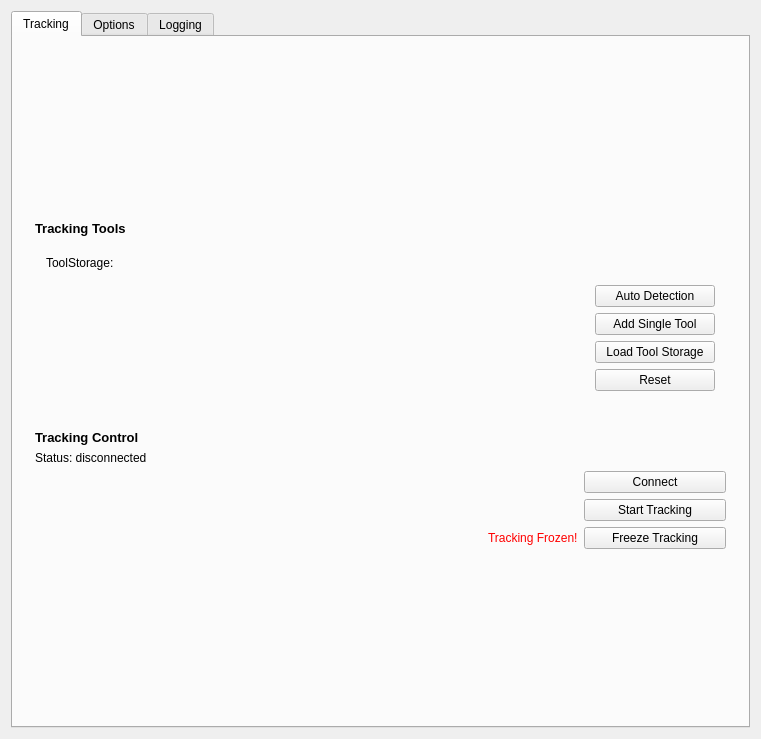
<?xml version="1.0" encoding="UTF-8"?>
<ui version="4.0">
 <class>QmitkMITKIGTTrackingToolboxViewControls</class>
 <widget class="QWidget" name="QmitkMITKIGTTrackingToolboxViewControls">
  <property name="geometry">
   <rect>
    <x>0</x>
    <y>0</y>
    <width>761</width>
    <height>739</height>
   </rect>
  </property>
  <property name="minimumSize">
   <size>
    <width>0</width>
    <height>0</height>
   </size>
  </property>
  <property name="windowTitle">
   <string>QmitkTemplate</string>
  </property>
  <layout class="QGridLayout" name="gridLayout_2">
   <item row="0" column="0">
    <widget class="QTabWidget" name="m_MainWidget">
     <property name="currentIndex">
      <number>0</number>
     </property>
     <widget class="QWidget" name="tab">
      <attribute name="title">
       <string>Tracking</string>
      </attribute>
      <layout class="QVBoxLayout" name="verticalLayout_4">
       <item>
        <widget class="QFrame" name="m_ConfigurationWidgetFrame">
         <property name="frameShape">
          <enum>QFrame::NoFrame</enum>
         </property>
         <property name="frameShadow">
          <enum>QFrame::Raised</enum>
         </property>
         <layout class="QGridLayout" name="gridLayout">
          <item row="0" column="0">
           <widget class="QmitkTrackingDeviceConfigurationWidget" name="m_ConfigurationWidget" native="true">
            <property name="sizePolicy">
             <sizepolicy hsizetype="Preferred" vsizetype="MinimumExpanding">
              <horstretch>0</horstretch>
              <verstretch>0</verstretch>
             </sizepolicy>
            </property>
           </widget>
          </item>
         </layout>
        </widget>
       </item>
       <item>
        <widget class="QFrame" name="m_TrackingToolsFrame">
         <property name="frameShape">
          <enum>QFrame::NoFrame</enum>
         </property>
         <property name="frameShadow">
          <enum>QFrame::Raised</enum>
         </property>
         <layout class="QVBoxLayout" name="verticalLayout_2">
          <item>
           <widget class="QLabel" name="label_2">
            <property name="font">
             <font>
              <pointsize>10</pointsize>
              <weight>75</weight>
              <bold>true</bold>
              <kerning>true</kerning>
             </font>
            </property>
            <property name="text">
             <string>Tracking Tools</string>
            </property>
            <property name="alignment">
             <set>Qt::AlignLeading|Qt::AlignLeft|Qt::AlignTop</set>
            </property>
           </widget>
          </item>
          <item>
           <widget class="QStackedWidget" name="m_TrackingToolsWidget">
            <property name="lineWidth">
             <number>0</number>
            </property>
            <property name="currentIndex">
             <number>0</number>
            </property>
            <widget class="QWidget" name="page">
             <layout class="QVBoxLayout" name="verticalLayout_11">
              <item>
               <layout class="QHBoxLayout" name="horizontalLayout_3">
                <item>
                 <widget class="QLabel" name="label_4">
                  <property name="text">
                   <string>ToolStorage:</string>
                  </property>
                 </widget>
                </item>
                <item>
                 <widget class="QLabel" name="m_ToolLabel">
                  <property name="text">
                   <string>&lt;none&gt;</string>
                  </property>
                 </widget>
                </item>
                <item>
                 <spacer name="horizontalSpacer">
                  <property name="orientation">
                   <enum>Qt::Horizontal</enum>
                  </property>
                  <property name="sizeHint" stdset="0">
                   <size>
                    <width>40</width>
                    <height>20</height>
                   </size>
                  </property>
                 </spacer>
                </item>
               </layout>
              </item>
              <item>
               <widget class="QmitkToolTrackingStatusWidget" name="m_TrackingToolsStatusWidget" native="true">
                <property name="sizePolicy">
                 <sizepolicy hsizetype="Preferred" vsizetype="Minimum">
                  <horstretch>0</horstretch>
                  <verstretch>0</verstretch>
                 </sizepolicy>
                </property>
               </widget>
              </item>
              <item>
               <layout class="QHBoxLayout" name="horizontalLayout_9">
                <item>
                 <spacer name="horizontalSpacer_7">
                  <property name="orientation">
                   <enum>Qt::Horizontal</enum>
                  </property>
                  <property name="sizeHint" stdset="0">
                   <size>
                    <width>13</width>
                    <height>49</height>
                   </size>
                  </property>
                 </spacer>
                </item>
                <item>
                 <layout class="QVBoxLayout" name="verticalLayout">
                  <item>
                   <widget class="QPushButton" name="m_AutoDetectTools">
                    <property name="minimumSize">
                     <size>
                      <width>120</width>
                      <height>0</height>
                     </size>
                    </property>
                    <property name="text">
                     <string>Auto Detection</string>
                    </property>
                   </widget>
                  </item>
                  <item>
                   <widget class="QPushButton" name="m_AddSingleTool">
                    <property name="minimumSize">
                     <size>
                      <width>120</width>
                      <height>0</height>
                     </size>
                    </property>
                    <property name="text">
                     <string>Add Single Tool</string>
                    </property>
                   </widget>
                  </item>
                  <item>
                   <widget class="QPushButton" name="m_LoadTools">
                    <property name="minimumSize">
                     <size>
                      <width>120</width>
                      <height>0</height>
                     </size>
                    </property>
                    <property name="text">
                     <string>Load Tool Storage</string>
                    </property>
                   </widget>
                  </item>
                  <item>
                   <widget class="QPushButton" name="m_ResetTools">
                    <property name="minimumSize">
                     <size>
                      <width>120</width>
                      <height>0</height>
                     </size>
                    </property>
                    <property name="text">
                     <string>Reset</string>
                    </property>
                   </widget>
                  </item>
                 </layout>
                </item>
               </layout>
              </item>
             </layout>
            </widget>
            <widget class="QWidget" name="page_2">
             <layout class="QVBoxLayout" name="verticalLayout_10">
              <item>
               <widget class="QmitkNavigationToolCreationWidget" name="m_NavigationToolCreationWidget" native="true"/>
              </item>
             </layout>
            </widget>
           </widget>
          </item>
         </layout>
        </widget>
       </item>
       <item>
        <widget class="QFrame" name="m_TrackingControlsFrame">
         <property name="frameShape">
          <enum>QFrame::NoFrame</enum>
         </property>
         <property name="frameShadow">
          <enum>QFrame::Raised</enum>
         </property>
         <layout class="QVBoxLayout" name="verticalLayout_3">
          <item>
           <widget class="QLabel" name="label_3">
            <property name="font">
             <font>
              <pointsize>10</pointsize>
              <weight>75</weight>
              <bold>true</bold>
             </font>
            </property>
            <property name="text">
             <string>Tracking Control</string>
            </property>
            <property name="alignment">
             <set>Qt::AlignLeading|Qt::AlignLeft|Qt::AlignTop</set>
            </property>
           </widget>
          </item>
          <item>
           <widget class="QLabel" name="m_TrackingControlLabel">
            <property name="text">
             <string>Status: disconnected</string>
            </property>
           </widget>
          </item>
          <item>
           <layout class="QHBoxLayout" name="horizontalLayout">
            <item>
             <spacer name="horizontalSpacer_11">
              <property name="orientation">
               <enum>Qt::Horizontal</enum>
              </property>
              <property name="sizeHint" stdset="0">
               <size>
                <width>40</width>
                <height>20</height>
               </size>
              </property>
             </spacer>
            </item>
            <item>
             <widget class="QPushButton" name="m_ConnectDisconnectButton">
              <property name="minimumSize">
               <size>
                <width>142</width>
                <height>0</height>
               </size>
              </property>
              <property name="text">
               <string>Connect</string>
              </property>
             </widget>
            </item>
           </layout>
          </item>
          <item>
           <layout class="QHBoxLayout" name="horizontalLayout_2">
            <item>
             <spacer name="horizontalSpacer_2">
              <property name="orientation">
               <enum>Qt::Horizontal</enum>
              </property>
              <property name="sizeHint" stdset="0">
               <size>
                <width>40</width>
                <height>20</height>
               </size>
              </property>
             </spacer>
            </item>
            <item>
             <widget class="QPushButton" name="m_StartStopTrackingButton">
              <property name="minimumSize">
               <size>
                <width>142</width>
                <height>0</height>
               </size>
              </property>
              <property name="text">
               <string>Start Tracking</string>
              </property>
             </widget>
            </item>
           </layout>
          </item>
          <item>
           <layout class="QHBoxLayout" name="horizontalLayout_11">
            <item>
             <spacer name="horizontalSpacer_9">
              <property name="orientation">
               <enum>Qt::Horizontal</enum>
              </property>
              <property name="sizeHint" stdset="0">
               <size>
                <width>40</width>
                <height>20</height>
               </size>
              </property>
             </spacer>
            </item>
            <item>
             <widget class="QLabel" name="m_TrackingFrozenLabel">
              <property name="text">
               <string>&lt;html&gt;&lt;head/&gt;&lt;body&gt;&lt;p&gt;&lt;span style=&quot; color:#ff0000;&quot;&gt;Tracking Frozen!&lt;/span&gt;&lt;/p&gt;&lt;/body&gt;&lt;/html&gt;</string>
              </property>
             </widget>
            </item>
            <item>
             <widget class="QPushButton" name="m_FreezeUnfreezeTrackingButton">
              <property name="enabled">
               <bool>true</bool>
              </property>
              <property name="minimumSize">
               <size>
                <width>142</width>
                <height>0</height>
               </size>
              </property>
              <property name="text">
               <string>Freeze Tracking</string>
              </property>
             </widget>
            </item>
           </layout>
          </item>
         </layout>
        </widget>
       </item>
       <item>
        <spacer name="verticalSpacer">
         <property name="orientation">
          <enum>Qt::Vertical</enum>
         </property>
         <property name="sizeHint" stdset="0">
          <size>
           <width>20</width>
           <height>40</height>
          </size>
         </property>
        </spacer>
       </item>
      </layout>
     </widget>
     <widget class="QWidget" name="tab_2">
      <attribute name="title">
       <string>Options</string>
      </attribute>
      <layout class="QGridLayout" name="gridLayout_3">
       <item row="1" column="0" colspan="2">
        <widget class="QGroupBox" name="m_UpdateRateOptionsGroupBox">
         <property name="title">
          <string>Update Rate Options</string>
         </property>
         <layout class="QVBoxLayout" name="verticalLayout_14">
          <item>
           <layout class="QHBoxLayout" name="horizontalLayout_6">
            <item>
             <widget class="QLabel" name="m_OptionsUpdateRateLabel">
              <property name="text">
               <string>Update Rate [per second]</string>
              </property>
             </widget>
            </item>
            <item>
             <spacer name="horizontalSpacer_5">
              <property name="orientation">
               <enum>Qt::Horizontal</enum>
              </property>
              <property name="sizeHint" stdset="0">
               <size>
                <width>40</width>
                <height>20</height>
               </size>
              </property>
             </spacer>
            </item>
            <item>
             <widget class="QSpinBox" name="m_UpdateRate">
              <property name="maximum">
               <number>100</number>
              </property>
              <property name="value">
               <number>10</number>
              </property>
             </widget>
            </item>
           </layout>
          </item>
          <item>
           <widget class="QCheckBox" name="m_UseDifferentUpdateRates">
            <property name="text">
             <string>Use different Render and Log Update Rates</string>
            </property>
           </widget>
          </item>
          <item>
           <layout class="QHBoxLayout" name="horizontalLayout_8" stretch="0,0,0">
            <item>
             <widget class="QLabel" name="m_OptionsRenderUpdateRateLabel">
              <property name="enabled">
               <bool>false</bool>
              </property>
              <property name="text">
               <string>Render Update Rate [fps]</string>
              </property>
             </widget>
            </item>
            <item>
             <spacer name="horizontalSpacer_3">
              <property name="orientation">
               <enum>Qt::Horizontal</enum>
              </property>
              <property name="sizeHint" stdset="0">
               <size>
                <width>40</width>
                <height>20</height>
               </size>
              </property>
             </spacer>
            </item>
            <item>
             <widget class="QSpinBox" name="m_RenderUpdateRate">
              <property name="enabled">
               <bool>false</bool>
              </property>
              <property name="minimum">
               <number>0</number>
              </property>
              <property name="maximum">
               <number>100</number>
              </property>
              <property name="value">
               <number>30</number>
              </property>
             </widget>
            </item>
           </layout>
          </item>
          <item>
           <layout class="QHBoxLayout" name="horizontalLayout_10">
            <item>
             <widget class="QLabel" name="m_OptionsLogUpdateRateLabel">
              <property name="enabled">
               <bool>false</bool>
              </property>
              <property name="text">
               <string>Log Update Rate [per second]</string>
              </property>
             </widget>
            </item>
            <item>
             <spacer name="horizontalSpacer_8">
              <property name="orientation">
               <enum>Qt::Horizontal</enum>
              </property>
              <property name="sizeHint" stdset="0">
               <size>
                <width>40</width>
                <height>20</height>
               </size>
              </property>
             </spacer>
            </item>
            <item>
             <widget class="QSpinBox" name="m_LogUpdateRate">
              <property name="enabled">
               <bool>false</bool>
              </property>
              <property name="minimum">
               <number>1</number>
              </property>
              <property name="maximum">
               <number>120</number>
              </property>
              <property name="singleStep">
               <number>10</number>
              </property>
              <property name="value">
               <number>60</number>
              </property>
             </widget>
            </item>
           </layout>
          </item>
         </layout>
        </widget>
       </item>
       <item row="4" column="0" colspan="2">
        <widget class="QGroupBox" name="m_OtherOptionsGroupBox">
         <property name="title">
          <string>Other Options</string>
         </property>
         <layout class="QVBoxLayout" name="verticalLayout_12">
          <item>
           <widget class="QCheckBox" name="m_ShowToolQuaternions">
            <property name="text">
             <string>Show Tool Quaternions</string>
            </property>
           </widget>
          </item>
          <item>
           <widget class="QCheckBox" name="m_SimpleUI">
            <property name="text">
             <string>Simple UI</string>
            </property>
           </widget>
          </item>
          <item>
           <widget class="QLabel" name="label_6">
            <property name="text">
             <string>Caution, only for backward compatibility:</string>
            </property>
           </widget>
          </item>
          <item>
           <widget class="QCheckBox" name="m_InverseMode">
            <property name="text">
             <string>Inverse mode (Quaternions are stored inverse)</string>
            </property>
           </widget>
          </item>
         </layout>
        </widget>
       </item>
       <item row="2" column="0" colspan="2">
        <widget class="QGroupBox" name="groupBox">
         <property name="title">
          <string>Tracking Volume Options</string>
         </property>
         <layout class="QVBoxLayout" name="verticalLayout_7">
          <item>
           <widget class="QCheckBox" name="m_ShowTrackingVolume">
            <property name="enabled">
             <bool>true</bool>
            </property>
            <property name="text">
             <string>Show Tracking Volume</string>
            </property>
            <property name="checked">
             <bool>false</bool>
            </property>
           </widget>
          </item>
          <item>
           <widget class="QLabel" name="label_5">
            <property name="text">
             <string>Select Model:</string>
            </property>
           </widget>
          </item>
          <item>
           <widget class="QComboBox" name="m_VolumeSelectionBox"/>
          </item>
         </layout>
        </widget>
       </item>
       <item row="5" column="0" colspan="2">
        <widget class="QGroupBox" name="groupBox_5">
         <property name="title">
          <string>Tool Visualization Options</string>
         </property>
         <layout class="QGridLayout" name="gridLayout_5">
          <item row="0" column="0">
           <widget class="QCheckBox" name="showHideToolProjectionCheckBox">
            <property name="enabled">
             <bool>true</bool>
            </property>
            <property name="text">
             <string>Show Tool Projection</string>
            </property>
           </widget>
          </item>
          <item row="0" column="1">
           <widget class="QComboBox" name="m_toolselector"/>
          </item>
          <item row="1" column="0">
           <widget class="QCheckBox" name="showHideToolAxisCheckBox">
            <property name="enabled">
             <bool>false</bool>
            </property>
            <property name="text">
             <string>Show Tool Axis</string>
            </property>
           </widget>
          </item>
         </layout>
        </widget>
       </item>
       <item row="3" column="0" colspan="2">
        <widget class="QGroupBox" name="groupBox_2">
         <property name="title">
          <string>Open IGT Link</string>
         </property>
         <layout class="QVBoxLayout" name="verticalLayout_15">
          <item>
           <widget class="QCheckBox" name="m_EnableOpenIGTLinkMicroService">
            <property name="text">
             <string>Enable Open IGT Link MicroService</string>
            </property>
            <property name="checked">
             <bool>true</bool>
            </property>
           </widget>
          </item>
          <item>
           <widget class="QLabel" name="label_7">
            <property name="text">
             <string>Select Open IGT Link Data Format:</string>
            </property>
           </widget>
          </item>
          <item>
           <widget class="QComboBox" name="m_OpenIGTLinkDataFormat">
            <item>
             <property name="text">
              <string>TRANSFORM</string>
             </property>
            </item>
            <item>
             <property name="text">
              <string>QTDATA</string>
             </property>
            </item>
            <item>
             <property name="text">
              <string>TDATA</string>
             </property>
            </item>
            <item>
             <property name="text">
              <string>POSITION</string>
             </property>
            </item>
           </widget>
          </item>
         </layout>
        </widget>
       </item>
       <item row="0" column="0">
        <widget class="QCheckBox" name="m_DisableAllTimers">
         <property name="text">
          <string>Disable All Timers</string>
         </property>
        </widget>
       </item>
       <item row="0" column="1">
        <widget class="QLabel" name="m_RenderWarningLabel">
         <property name="enabled">
          <bool>true</bool>
         </property>
         <property name="text">
          <string>&lt;html&gt;&lt;head/&gt;&lt;body&gt;&lt;p align=&quot;right&quot;&gt;&lt;span style=&quot; color:#ff0000;&quot;&gt;Rendering Disabled!&lt;/span&gt;&lt;/p&gt;&lt;/body&gt;&lt;/html&gt;</string>
         </property>
         <property name="textFormat">
          <enum>Qt::AutoText</enum>
         </property>
        </widget>
       </item>
       <item row="6" column="0">
        <spacer name="verticalSpacer_3">
         <property name="orientation">
          <enum>Qt::Vertical</enum>
         </property>
         <property name="sizeHint" stdset="0">
          <size>
           <width>20</width>
           <height>40</height>
          </size>
         </property>
        </spacer>
       </item>
      </layout>
     </widget>
     <widget class="QWidget" name="tab_3">
      <attribute name="title">
       <string>Logging</string>
      </attribute>
      <layout class="QVBoxLayout" name="verticalLayout_8">
       <item>
        <layout class="QHBoxLayout" name="horizontalLayout_4">
         <item>
          <widget class="QLabel" name="label">
           <property name="text">
            <string>Filename:</string>
           </property>
          </widget>
         </item>
         <item>
          <widget class="QLineEdit" name="m_LoggingFileName"/>
         </item>
         <item>
          <widget class="QPushButton" name="m_ChooseFile">
           <property name="text">
            <string>Choose File</string>
           </property>
          </widget>
         </item>
        </layout>
       </item>
       <item>
        <layout class="QHBoxLayout" name="horizontalLayout_7">
         <item>
          <widget class="QCheckBox" name="m_LoggingLimit">
           <property name="text">
            <string>Limit Number Of Logged Frames:</string>
           </property>
          </widget>
         </item>
         <item>
          <spacer name="horizontalSpacer_6">
           <property name="orientation">
            <enum>Qt::Horizontal</enum>
           </property>
           <property name="sizeHint" stdset="0">
            <size>
             <width>40</width>
             <height>20</height>
            </size>
           </property>
          </spacer>
         </item>
         <item>
          <widget class="QSpinBox" name="m_LoggedFramesLimit">
           <property name="minimum">
            <number>1</number>
           </property>
           <property name="maximum">
            <number>9999</number>
           </property>
           <property name="value">
            <number>300</number>
           </property>
          </widget>
         </item>
        </layout>
       </item>
       <item>
        <widget class="QRadioButton" name="m_CsvFormat">
         <property name="text">
          <string>CSV format</string>
         </property>
         <property name="checked">
          <bool>true</bool>
         </property>
        </widget>
       </item>
       <item>
        <widget class="QRadioButton" name="m_XmlFormat">
         <property name="text">
          <string>XML format</string>
         </property>
        </widget>
       </item>
       <item>
        <widget class="QCheckBox" name="m_SkipInvalidData">
         <property name="text">
          <string>Skip invalid data</string>
         </property>
        </widget>
       </item>
       <item>
        <widget class="QGroupBox" name="groupBox_4">
         <property name="title">
          <string>Logging Status</string>
         </property>
         <layout class="QVBoxLayout" name="verticalLayout_6">
          <item>
           <widget class="QLabel" name="m_LoggingLabel">
            <property name="text">
             <string>Logging OFF</string>
            </property>
           </widget>
          </item>
          <item>
           <widget class="QLabel" name="m_LoggedFramesLabel">
            <property name="text">
             <string>Logged Frames: 0</string>
            </property>
           </widget>
          </item>
         </layout>
        </widget>
       </item>
       <item>
        <layout class="QHBoxLayout" name="horizontalLayout_5">
         <item>
          <spacer name="horizontalSpacer_4">
           <property name="orientation">
            <enum>Qt::Horizontal</enum>
           </property>
           <property name="sizeHint" stdset="0">
            <size>
             <width>40</width>
             <height>20</height>
            </size>
           </property>
          </spacer>
         </item>
         <item>
          <widget class="QPushButton" name="m_StartLogging">
           <property name="text">
            <string>Start Logging</string>
           </property>
          </widget>
         </item>
         <item>
          <widget class="QPushButton" name="m_StopLogging">
           <property name="text">
            <string>Stop Logging</string>
           </property>
          </widget>
         </item>
        </layout>
       </item>
       <item>
        <spacer name="verticalSpacer_2">
         <property name="orientation">
          <enum>Qt::Vertical</enum>
         </property>
         <property name="sizeHint" stdset="0">
          <size>
           <width>20</width>
           <height>40</height>
          </size>
         </property>
        </spacer>
       </item>
      </layout>
     </widget>
    </widget>
   </item>
  </layout>
  <widget class="QWidget" name="m_simpleWidget" native="true">
   <property name="geometry">
    <rect>
     <x>9</x>
     <y>742</y>
     <width>303</width>
     <height>70</height>
    </rect>
   </property>
   <layout class="QGridLayout" name="gridLayout_4">
    <item row="0" column="0">
     <layout class="QHBoxLayout" name="horizontalLayout_25">
      <item>
       <widget class="QPushButton" name="m_ConnectSimpleMode">
        <property name="minimumSize">
         <size>
          <width>70</width>
          <height>50</height>
         </size>
        </property>
        <property name="text">
         <string>Connect</string>
        </property>
       </widget>
      </item>
      <item>
       <widget class="QPushButton" name="m_StartTrackingSimpleMode">
        <property name="minimumSize">
         <size>
          <width>70</width>
          <height>50</height>
         </size>
        </property>
        <property name="text">
         <string>Start
Tracking</string>
        </property>
       </widget>
      </item>
      <item>
       <spacer name="horizontalSpacer_21">
        <property name="orientation">
         <enum>Qt::Horizontal</enum>
        </property>
        <property name="sizeHint" stdset="0">
         <size>
          <width>40</width>
          <height>20</height>
         </size>
        </property>
       </spacer>
      </item>
      <item>
       <widget class="QPushButton" name="m_advancedUI">
        <property name="minimumSize">
         <size>
          <width>70</width>
          <height>50</height>
         </size>
        </property>
        <property name="text">
         <string>Advanced
Mode</string>
        </property>
       </widget>
      </item>
     </layout>
    </item>
   </layout>
  </widget>
 </widget>
 <layoutdefault spacing="6" margin="11"/>
 <customwidgets>
  <customwidget>
   <class>QmitkToolTrackingStatusWidget</class>
   <extends>QWidget</extends>
   <header location="global">QmitkToolTrackingStatusWidget.h</header>
   <container>1</container>
  </customwidget>
  <customwidget>
   <class>QmitkTrackingDeviceConfigurationWidget</class>
   <extends>QWidget</extends>
   <header>QmitkTrackingDeviceConfigurationWidget.h</header>
   <container>1</container>
  </customwidget>
  <customwidget>
   <class>QmitkNavigationToolCreationWidget</class>
   <extends>QWidget</extends>
   <header>QmitkNavigationToolCreationWidget.h</header>
   <container>1</container>
  </customwidget>
 </customwidgets>
 <resources/>
 <connections/>
</ui>
